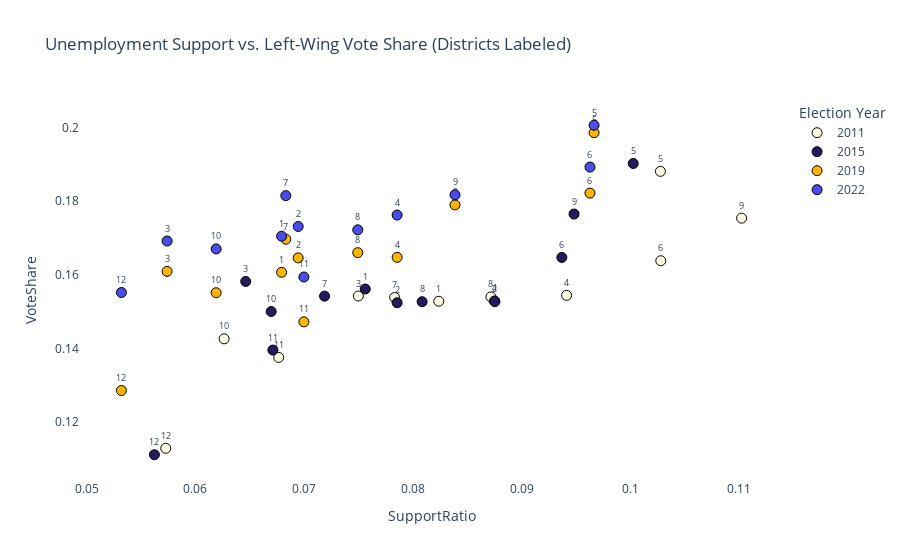

The cell this chart's notebook holds for it:
### Code cell
# Ensure Year is string for discrete legend
df_plot['Year'] = df_plot['Year'].astype(str)

# Keep only KredsNr as label (remove year!)
df_plot['Label'] = df_plot['KredsNr'].astype(str)

# Plot
fig = px.scatter(df_plot, 
                 x='SupportRatio', 
                 y='VoteShare', 
                 color='Year', 
                 text='Label',  # Only district numbers
                 color_discrete_sequence=hex_colors,  # Your palette!
                 title='Unemployment Support vs. Left-Wing Vote Share (Districts Labeled)')

fig.update_traces(textposition='top center', textfont_size=9,
                  marker=dict(size=10, line=dict(width=1, color='black')),
                  hovertemplate="<b>Year:</b> %{customdata[0]}<br><b>District:</b> %{text}<br><b>Support Ratio:</b> %{x:.2f}<br><b>Vote Share:</b> %{y:.2f}")

fig.update_layout(
    legend_title_text='Election Year',
    plot_bgcolor='rgba(0,0,0,0)'
)

fig.show()

### Figure 1 — Plotly figure (JSON) as saved in the notebook; plotly's stock layout.template omitted (floating-point values rounded to 4 significant figures)
{"data": [{"hovertemplate": "<b>Year:</b> %{customdata[0]}<br><b>District:</b> %{text}<br><b>Support Ratio:</b> %{x:.2f}<br><b>Vote Share:</b> %{y:.2f}", "legendgroup": "2011", "marker": {"color": "#FDFAE1", "line": {"color": "black", "width": 1}, "size": 10, "symbol": "circle"}, "mode": "markers+text", "name": "2011", "orientation": "v", "showlegend": true, "text": ["1", "2", "3", "4", "5", "6", "7", "8", "9", "10", "11", "12"], "textfont": {"size": 9}, "textposition": "top center", "type": "scatter", "x": [0.08239, 0.08755, 0.07499, 0.09414, 0.1028, 0.1028, 0.07833, 0.08719, 0.1102, 0.06265, 0.06767, 0.05728], "xaxis": "x", "y": [0.1528, 0.1527, 0.1543, 0.1544, 0.1881, 0.1638, 0.1539, 0.154, 0.1754, 0.1426, 0.1376, 0.1129], "yaxis": "y"}, {"hovertemplate": "<b>Year:</b> %{customdata[0]}<br><b>District:</b> %{text}<br><b>Support Ratio:</b> %{x:.2f}<br><b>Vote Share:</b> %{y:.2f}", "legendgroup": "2015", "marker": {"color": "#241B5F", "line": {"color": "black", "width": 1}, "size": 10, "symbol": "circle"}, "mode": "markers+text", "name": "2015", "orientation": "v", "showlegend": true, "text": ["1", "2", "3", "4", "5", "6", "7", "8", "9", "10", "11", "12"], "textfont": {"size": 9}, "textposition": "top center", "type": "scatter", "x": [0.07563, 0.07856, 0.06464, 0.08752, 0.1003, 0.09371, 0.07188, 0.08086, 0.09483, 0.06698, 0.06713, 0.05624], "xaxis": "x", "y": [0.1562, 0.1524, 0.1582, 0.1529, 0.1902, 0.1647, 0.1542, 0.1527, 0.1765, 0.15, 0.1396, 0.1112], "yaxis": "y"}, {"hovertemplate": "<b>Year:</b> %{customdata[0]}<br><b>District:</b> %{text}<br><b>Support Ratio:</b> %{x:.2f}<br><b>Vote Share:</b> %{y:.2f}", "legendgroup": "2019", "marker": {"color": "#FFB400", "line": {"color": "black", "width": 1}, "size": 10, "symbol": "circle"}, "mode": "markers+text", "name": "2019", "orientation": "v", "showlegend": true, "text": ["1", "2", "3", "4", "5", "6", "7", "8", "9", "10", "11", "12"], "textfont": {"size": 9}, "textposition": "top center", "type": "scatter", "x": [0.06793, 0.06946, 0.0574, 0.07856, 0.09667, 0.0963, 0.06832, 0.07494, 0.08388, 0.06191, 0.06998, 0.0532], "xaxis": "x", "y": [0.1607, 0.1646, 0.1609, 0.1648, 0.1986, 0.1822, 0.1697, 0.166, 0.179, 0.1552, 0.1472, 0.1286], "yaxis": "y"}, {"hovertemplate": "<b>Year:</b> %{customdata[0]}<br><b>District:</b> %{text}<br><b>Support Ratio:</b> %{x:.2f}<br><b>Vote Share:</b> %{y:.2f}", "legendgroup": "2022", "marker": {"color": "#4A4DE9", "line": {"color": "black", "width": 1}, "size": 10, "symbol": "circle"}, "mode": "markers+text", "name": "2022", "orientation": "v", "showlegend": true, "text": ["1", "2", "3", "4", "5", "6", "7", "8", "9", "10", "11", "12"], "textfont": {"size": 9}, "textposition": "top center", "type": "scatter", "x": [0.06793, 0.06946, 0.0574, 0.07856, 0.09667, 0.0963, 0.06832, 0.07494, 0.08388, 0.06191, 0.06998, 0.0532], "xaxis": "x", "y": [0.1705, 0.1731, 0.1692, 0.1762, 0.2006, 0.1893, 0.1815, 0.1722, 0.1817, 0.167, 0.1594, 0.1552], "yaxis": "y"}], "layout": {"legend": {"title": {"text": "Election Year"}, "tracegroupgap": 0}, "plot_bgcolor": "rgba(0,0,0,0)", "title": {"text": "Unemployment Support vs. Left-Wing Vote Share (Districts Labeled)"}, "xaxis": {"anchor": "y", "domain": [0, 1], "title": {"text": "SupportRatio"}}, "yaxis": {"anchor": "x", "domain": [0, 1], "title": {"text": "VoteShare"}}}}
